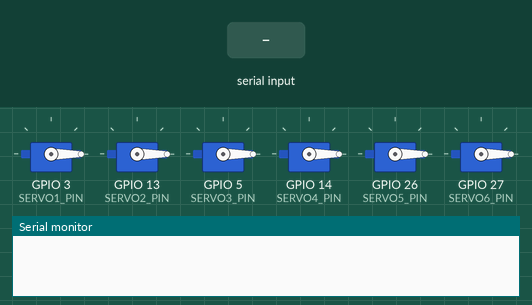
This sketch was run on a simulated ESP32. Parts: 6 × servo, the last lines printed to the serial monitor. The inputs (shaded band) are chosen by the test bench.

Above: at 1.2 s.
1.3 s: "2" received over Serial
At 2.5 s:
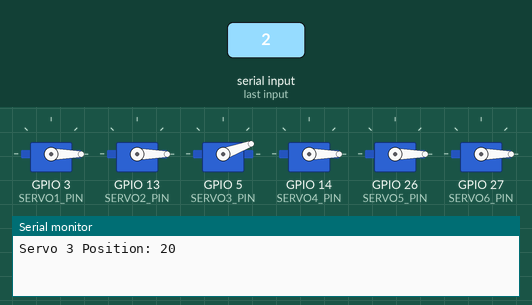
2.8 s: "2" received over Serial
At 3.7 s:
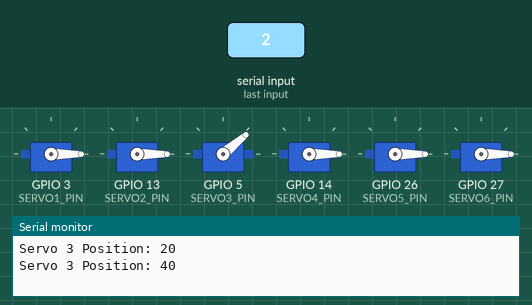
4.3 s: "3" received over Serial
At 4.9 s:
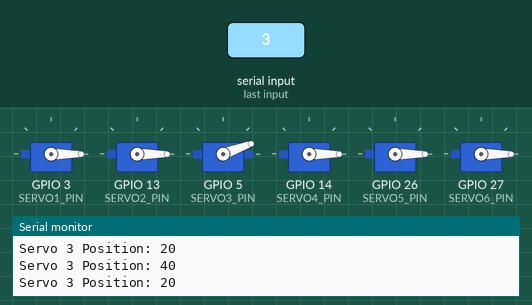
Timing chart, 0 to 7.3 s (numbered marks = the images above; inputs shaded):
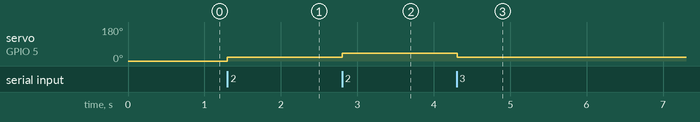

The sketch:

inc-dec.ino
```cpp
#include <ESP32Servo.h>

//Define servo pins
#define SERVO1_PIN 3  // Servo 1 and 2 (bottom arm, above base)
#define SERVO2_PIN 13  // Same as SERVO1_PIN for combined movement
#define SERVO3_PIN 5  // Middle arm
#define SERVO4_PIN 14  // Lower neck
#define SERVO5_PIN 26  // Neck gripper (special range)
#define SERVO6_PIN 27  // Gripper/claw

// Create servo objects
Servo servo1;
Servo servo2;
Servo servo3;
Servo servo4;
Servo servo5;
Servo servo6;

// Initial positions for the servos
int servo1_pos = 0;
int servo2_pos = 0;
int servo3_pos = 0;
int servo4_pos = 0;
int servo5_pos = 0; // Different range if needed
int servo6_pos = 0;

void setup() {
  // Initialize serial communication
  Serial.begin(115200);

  // Attach servos to pins
  servo1.attach(SERVO1_PIN);
  servo2.attach(SERVO2_PIN);
  servo3.attach(SERVO3_PIN);
  servo4.attach(SERVO4_PIN);
  servo5.attach(SERVO5_PIN);
  servo6.attach(SERVO6_PIN);

  // Set initial positions
  servo1.write(servo1_pos);
  servo2.write(servo2_pos);
  servo3.write(servo3_pos);
  servo4.write(servo4_pos);
  servo5.write(servo5_pos);
  servo6.write(servo6_pos);
}

void loop() {
  // Check for input from the serial monitor
  if (Serial.available()) {
    char command = Serial.read();  // Read the command

    switch (command) {
      // case '1':  // Move servo 1 and 2 together by 20 degrees
      //   servo1_pos = min(servo1_pos + 20, 180);  // Ensure it doesn't go over 180
      //   servo2_pos = min(servo2_pos + 20, 180);
      //   servo1.write(servo1_pos);
      //   servo2.write(servo2_pos);
      //   Serial.print("Servo 1 & 2 Position: ");
      //   Serial.println(servo1_pos);
      //   break;

      // case '2':  // Move servo 1 and 2 together by 20 degrees
      //   servo1_pos = min(servo1_pos - 20, 180);  // Ensure it doesn't go over 180
      //   servo2_pos = min(servo2_pos - 20, 180);
      //   servo1.write(servo1_pos);
      //   servo2.write(servo2_pos);
      //   Serial.print("Servo 1 & 2 Position: ");
      //   Serial.println(servo1_pos);
      // break;

      case '2':  // Move servo 3 (middle arm)
        servo3_pos = min(servo3_pos + 20, 360);
        servo3.write(servo3_pos);
        Serial.print("Servo 3 Position: ");
        Serial.println(servo3_pos);
        break;

      case '3':  // Move servo 3 (middle arm)
        servo3_pos = min(servo3_pos - 20, 3600);
        servo3.write(servo3_pos);
        Serial.print("Servo 3 Position: ");
        Serial.println(servo3_pos);
        break;


      // case '3':  // Move servo 4 (lower neck)
      //   servo4_pos = min(servo4_pos + 20, 180);
      //   servo4.write(servo4_pos);
      //   Serial.print("Servo 4 Position: ");
      //   Serial.println(servo4_pos);
      //   break;

      // case '4':  // Move servo 5 (neck gripper, special range)
      //   servo5_pos = min(servo5_pos + 20, 180);  // Change this if the servo has a smaller range
      //   servo5.write(servo5_pos);
      //   Serial.print("Servo 5 Position: ");
      //   Serial.println(servo5_pos);
      //   break;

      // case '5':  // Move servo 6 (gripper/claw)
      //   servo6_pos = min(servo6_pos + 20, 180);
      //   servo6.write(servo6_pos);
      //   Serial.print("Servo 6 Position: ");
      //   Serial.println(servo6_pos);
        // break;

      // default:
      //   Serial.println("Invalid input! Use 1-5 for servos.");
      //   break;
    }
  }

  delay(100);  // Small delay to make sure serial input is read properly
}
```

Measured:
- after the input at 1.3 s, servo on GPIO 5 (SERVO3_PIN): 0° → 20° at once
- after the input at 2.8 s, servo on GPIO 5 (SERVO3_PIN): 20° → 40° at once
- after the input at 4.3 s, servo on GPIO 5 (SERVO3_PIN): 40° → 20° at once
